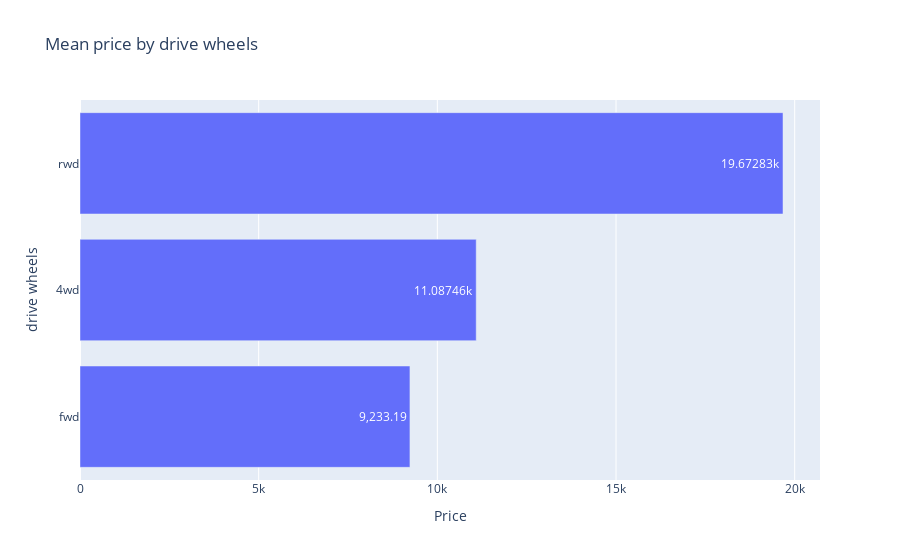

This figure's notebook cell:
### Markdown cell above
## Price per drive wheels

### Code cell
drivewheel_by_price = df.groupby('drivewheel', as_index=False)['price'].mean().sort_values(by='price')

fig= px.bar(x= drivewheel_by_price['price'],
       y=drivewheel_by_price['drivewheel'],
       text_auto=True,
       title='Mean price per drive wheel')

fig.update_traces(textfont_size=12, textangle=0, cliponaxis=False)
fig.update_layout(
    xaxis_title="Price",
    yaxis_title="drive wheels"
)

### Figure 1 — Plotly figure (JSON) as saved in the notebook; plotly's stock layout.template omitted (floating-point values rounded to 4 significant figures)
{"data": [{"alignmentgroup": "True", "cliponaxis": false, "hovertemplate": "x=%{x}<br>y=%{y}<extra></extra>", "legendgroup": "", "marker": {"color": "#636efa", "pattern": {"shape": ""}}, "name": "", "offsetgroup": "", "orientation": "h", "showlegend": false, "textangle": 0, "textfont": {"size": 12}, "textposition": "auto", "texttemplate": "%{x}", "type": "bar", "x": [9233.0, 11090.0, 19670.0], "xaxis": "x", "y": ["fwd", "4wd", "rwd"], "yaxis": "y"}], "layout": {"barmode": "relative", "legend": {"tracegroupgap": 0}, "title": {"text": "Mean price by drive wheels"}, "xaxis": {"anchor": "y", "domain": [0, 1], "title": {"text": "Price"}}, "yaxis": {"anchor": "x", "domain": [0, 1], "title": {"text": "drive wheels"}}}}
